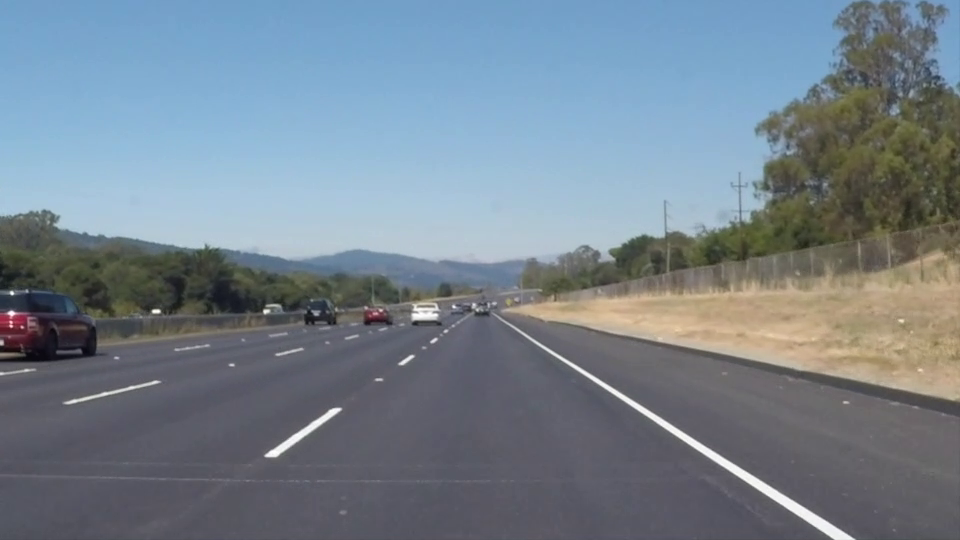
#> input picture frame 22 of OpenCV 06일차/실습/mov/solidWhiteRight.mp4, 960 x 540 px, given in place of challenge.mp4, which was not available
$ python opencv_52.py
#> lines starting #> are read from the running program, lines starting #| are printed output that depends on the picture; after the words box and inside, x2 and y2 are one past the last pixel; in counts of white or black regions, pixels touching at a corner belong together; pictures that were not available may be replaced by others from this repository, and a replacement may not be noted
# OpenCV 차선 인식
import cv2
import numpy as np

capture = cv2.VideoCapture('mov/challenge.mp4',)

if capture.isOpened() == False:
    print("동영상을 열수없습니다.")
    exit(1)

while True:
    ret, img_frame = capture.read()
#> img_frame is the input picture: shape (540, 960, 3); mean B, G, R 141.9, 130.7, 117.7

    capture_hsv = cv2.cvtColor(img_frame, cv2.COLOR_BGR2HSV)
#> capture_hsv: shape (540, 960, 3); mean H, S, V 94.9, 54.6, 147.7

    capture_gray = cv2.cvtColor(img_frame, cv2.COLOR_BGR2GRAY)
    capture_grays = cv2.cvtColor(capture_gray, cv2.COLOR_GRAY2BGR)

    img_hsv = cv2.cvtColor(img_frame, cv2.COLOR_BGR2HSV)
    img_h, img_S, img_v = cv2.split(img_hsv)
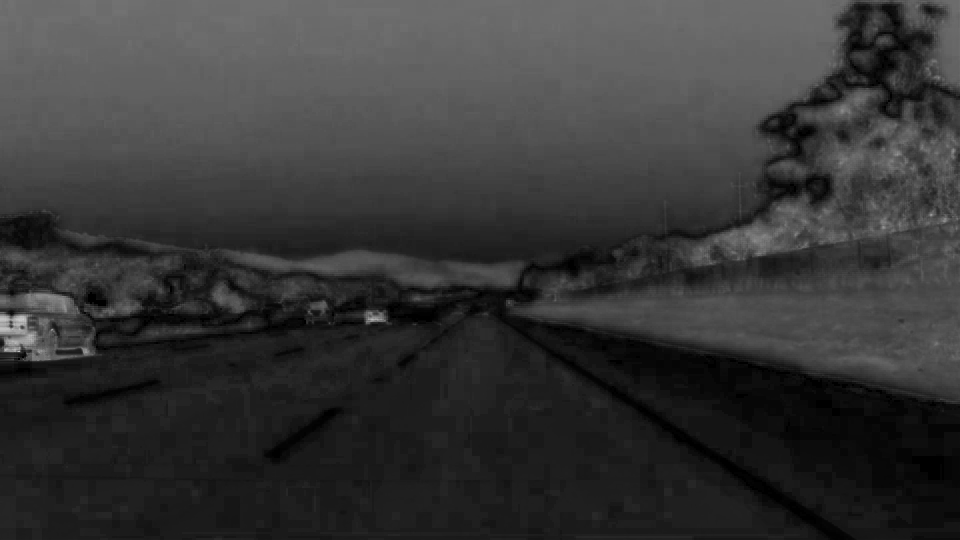
#> img_S: shape (540, 960); min 0, max 207, mean 54.6
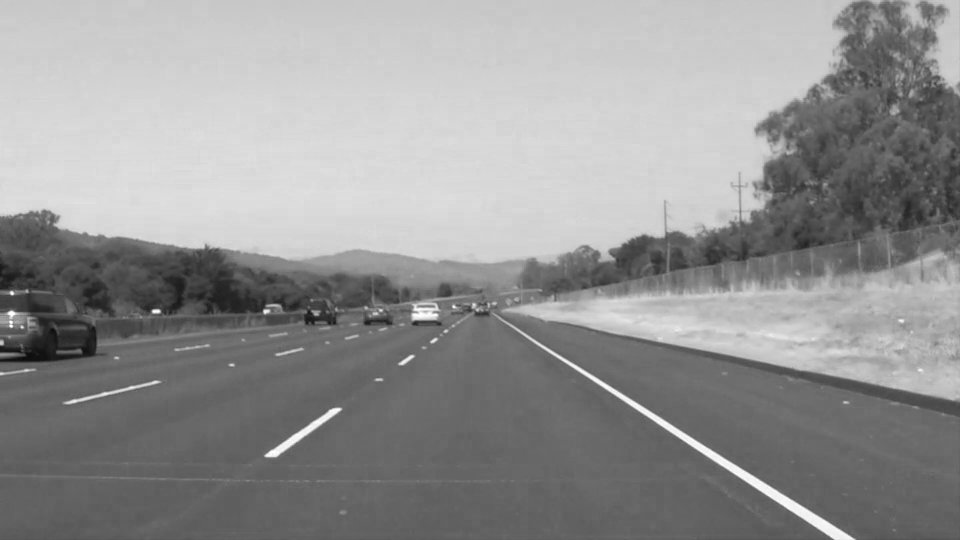
#> img_v: shape (540, 960); min 8, max 255, mean 147.7

    # HSV로 노랑색 정보를 좀 더 구체적으로 표시
    lower_yellow = (20, 125, 130)  # 자료형은 튜플형태로(H, S, V)
    upper_yellow = (40, 255, 255)  # 자료형은 튜플형태로(H, S, V)

    # HSV로 하얀색 정보를 좀 더 구체적으로 표시
    img_dst_w = np.copy(img_frame)

    bgr_threshold = [200, 200, 200]

    # BGR 제한 값보다 작으면 검은색으로
    thresholds = (img_frame[:, :, 0] < bgr_threshold[0]) \
                 | (img_frame[:, :, 1] < bgr_threshold[1]) \
                 | (img_frame[:, :, 2] < bgr_threshold[2])
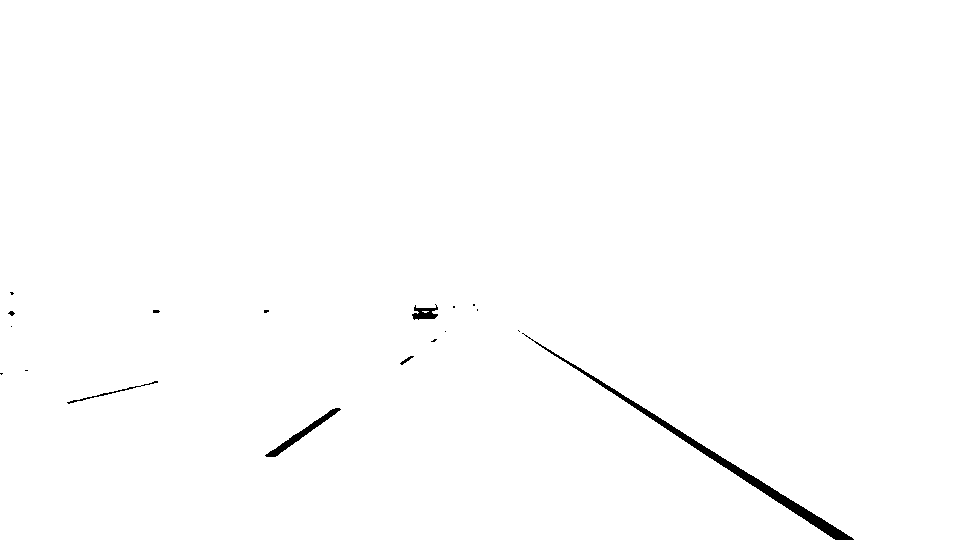
#> thresholds: shape (540, 960) bool; 99.3% white; 18 black regions (12 under 20 px), largest, box (x1, y1, x2, y2) and area: (522, 333, 854, 540) 2336, (265, 408, 341, 457) 524, (412, 304, 438, 320) 236, (67, 381, 158, 404) 148, (400, 356, 414, 365) 39, (8, 311, 15, 316) 21
    img_dst_w[thresholds] = [0, 0, 0]

    img_mask_y = cv2.inRange(img_hsv, lower_yellow, upper_yellow)  # 노랑색 정보 추출(특정 범위 안에 있는 행렬 원소 검출)
#> img_mask_y: shape (540, 960); every value is 0
    img_mask_ys = cv2.merge((img_mask_y, img_mask_y, img_mask_y))
#> img_mask_ys: shape (540, 960, 3); every value is 0
    img_dst_y = cv2.bitwise_and(img_frame, img_frame, mask=img_mask_y)  # AND 비트연산

    img_dst_yw = cv2.addWeighted(img_dst_y, 1.0, img_dst_w, 1.0, 0)

    ret1, mask = cv2.threshold(capture_grays, 170, 255, cv2.THRESH_BINARY)
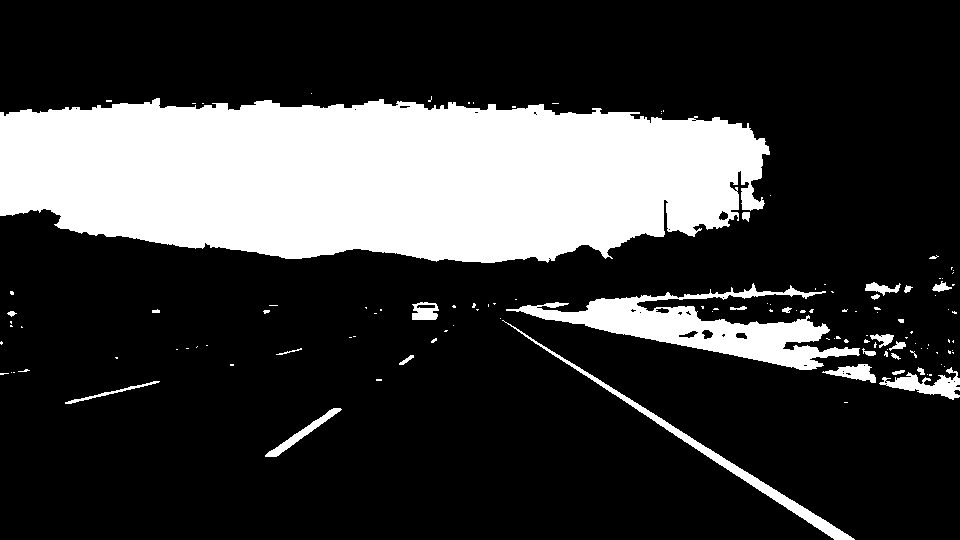
#> mask: shape (540, 960, 3); 23% white; 125 white regions (97 under 20 px), largest, box (x1, y1, x2, y2) and area: (0, 98, 770, 263) 101874, (506, 283, 860, 370) 10098, (502, 320, 855, 540) 2656

    cont = cv2.hconcat([img_frame, capture_grays, mask])
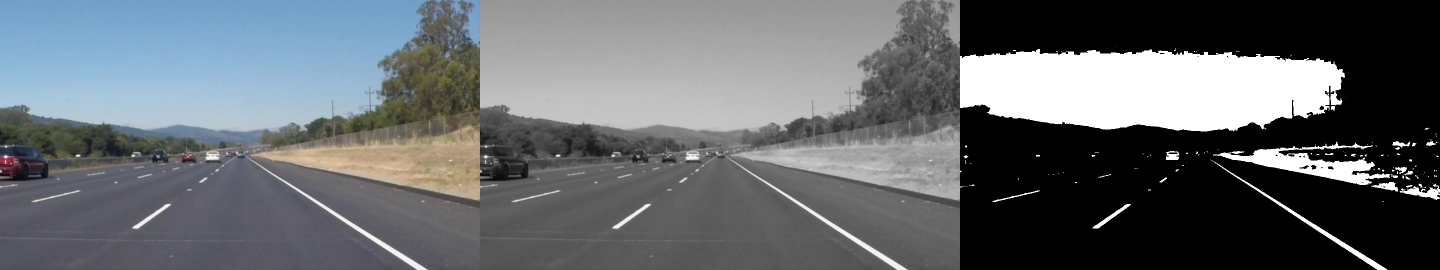
#> cont: shape (540, 2880, 3) (shown at 1/2 size); mean B, G, R 109.5, 105.8, 101.4
    cont1 = cv2.hconcat([img_dst_y, img_dst_w, img_dst_yw])
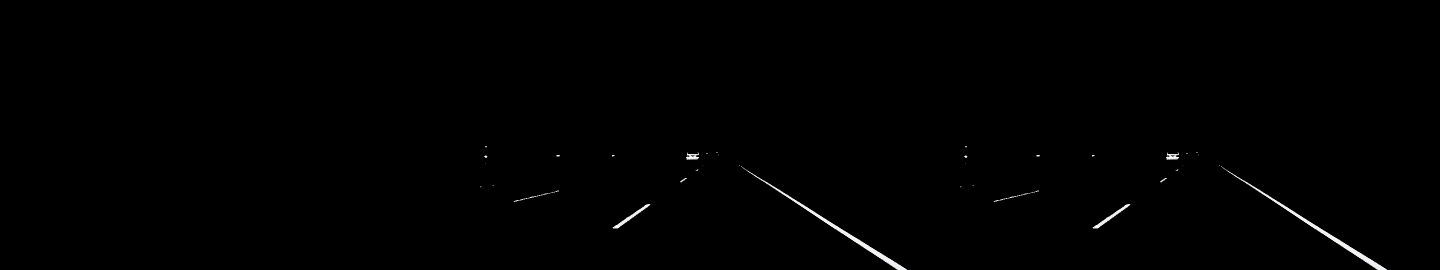
#> cont1: shape (540, 2880, 3) (shown at 1/2 size); mean B, G, R 1, 1, 1
    cont2 = cv2.vconcat([cont, cont1])

    img_frame = cv2.pyrDown(cont2)
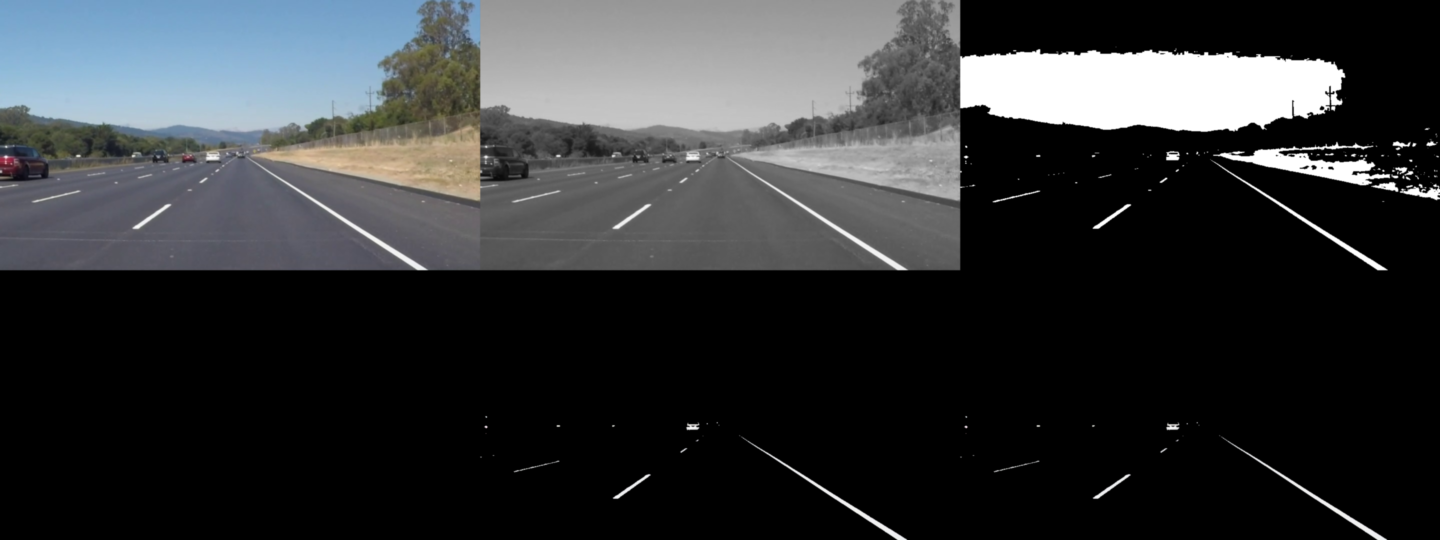
#> img_frame: shape (540, 1440, 3); mean B, G, R 55.3, 53.5, 51.3
    cv2.imshow('Video', img_frame)

    # 동영상이 끝나면 재생되는 프레임의 위치를 0으로 다시 지정
    if capture.get(cv2.CAP_PROP_POS_FRAMES) == capture.get(cv2.CAP_PROP_FRAME_COUNT):
        capture.set(cv2.CAP_PROP_POS_FRAMES, 0)

    key = cv2.waitKey(10)
#> (key Esc is pressed here)
    if key == 27:  # ESC 키
        break

capture.release()
cv2.destroyAllWindows()

$ run again, starting later in the video
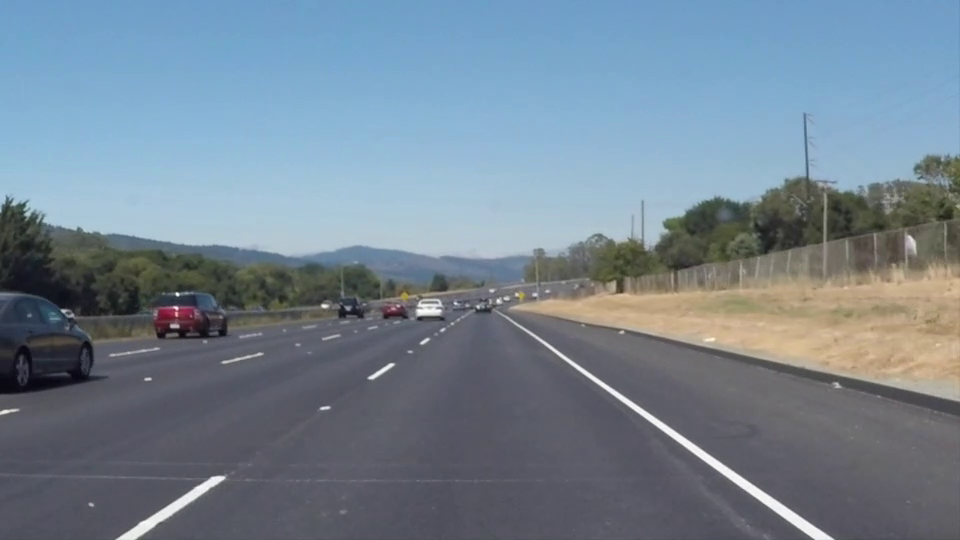
#> input picture frame 99 of OpenCV 06일차/실습/mov/solidWhiteRight.mp4, 960 x 540 px, given in place of challenge.mp4, which was not available
#> img_frame is the input picture: shape (540, 960, 3); mean B, G, R 146, 132.3, 116.7
#> capture_hsv: shape (540, 960, 3); mean H, S, V 97.5, 57, 150.6
#> `thresholds = (img_frame[:, :, 0] < bgr_threshold[0]) \ | (img_frame[:,..`:
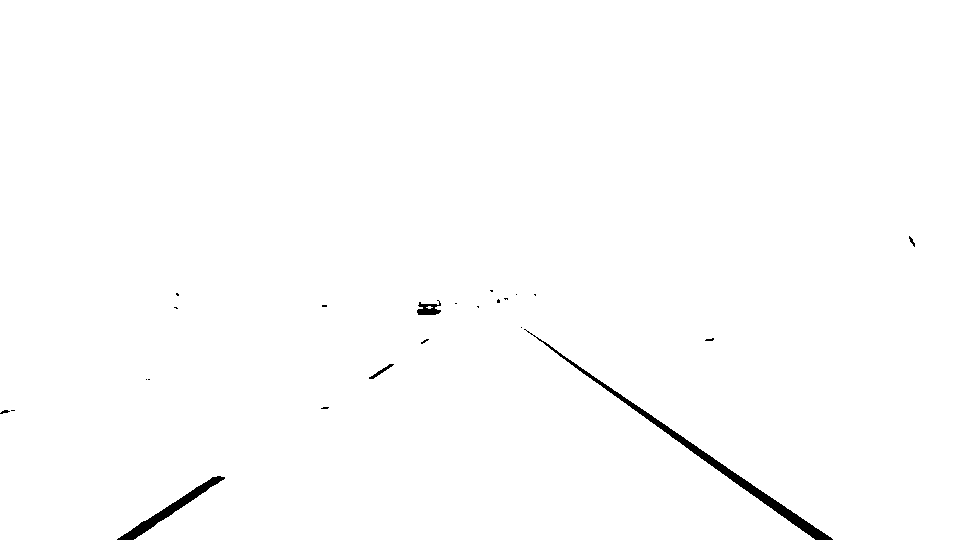
#> thresholds: shape (540, 960) bool; 99.3% white; 23 black regions (17 under 20 px), largest, box (x1, y1, x2, y2) and area: (524, 329, 833, 540) 2214, (117, 476, 225, 540) 989, (417, 300, 441, 315) 211, (369, 364, 394, 379) 82, (909, 236, 915, 247) 26, (0, 410, 10, 414) 22
#> img_mask_y: shape (540, 960); 0.01% white in thin lines or dots, all inside (x1, y1, x2, y2) = (403, 292, 524, 300)
#> mask: shape (540, 960, 3); 23.2% white; 107 white regions (83 under 20 px), largest, box (x1, y1, x2, y2) and area: (0, 106, 805, 259) 94617, (511, 291, 960, 400) 13950, (808, 136, 959, 191) 4673
#> `img_frame = cv2.pyrDown(cont2)`:
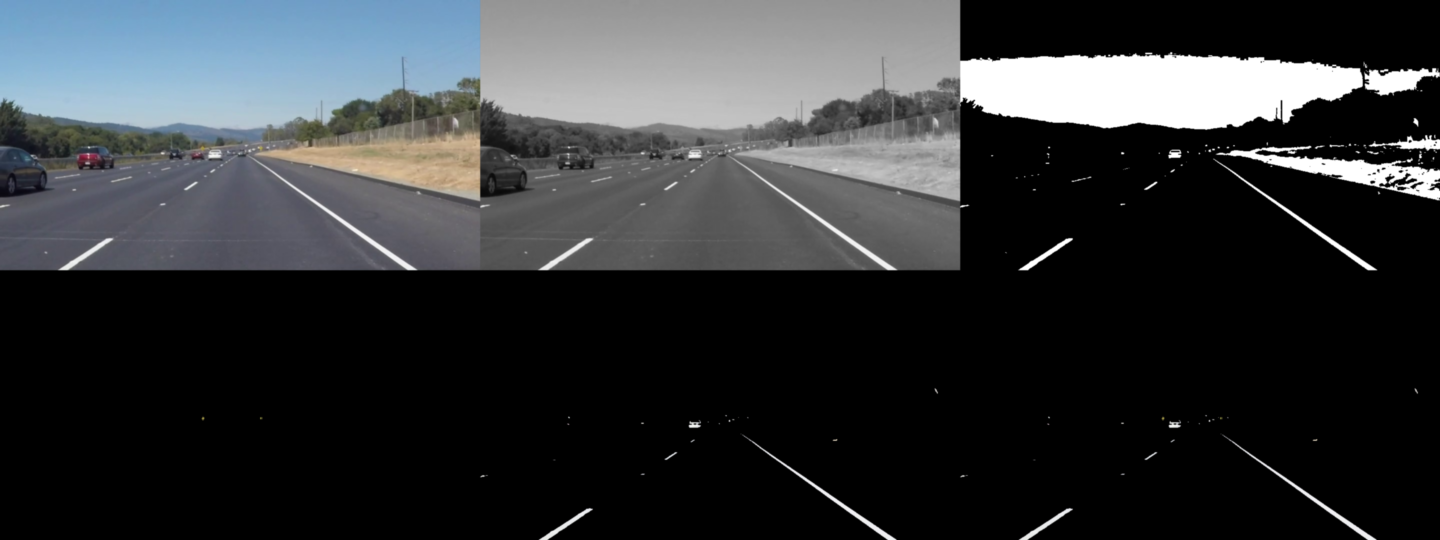
#> img_frame: shape (540, 1440, 3); mean B, G, R 56.3, 54, 51.4

$ run again, starting later in the video
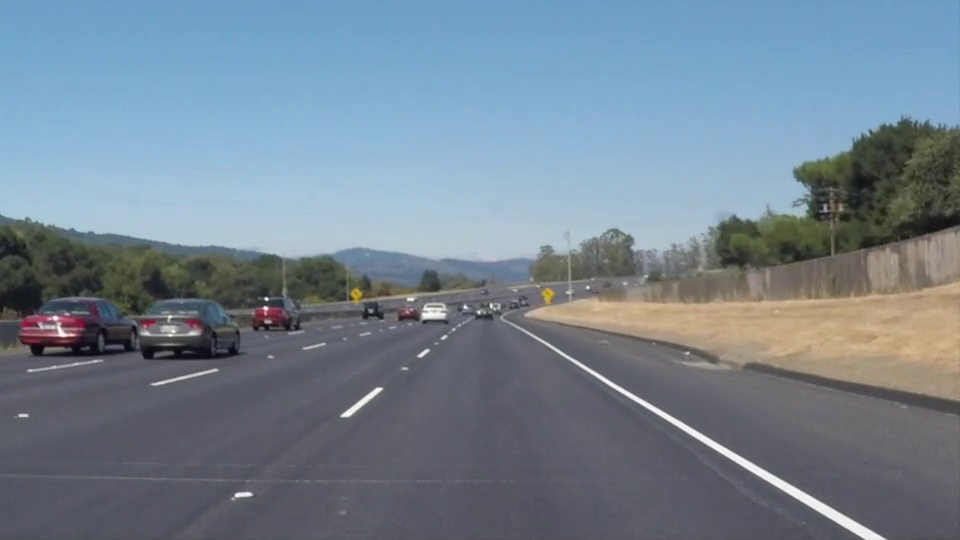
#> input picture frame 176 of OpenCV 06일차/실습/mov/solidWhiteRight.mp4, 960 x 540 px, given in place of challenge.mp4, which was not available
#> img_frame is the input picture: shape (540, 960, 3); mean B, G, R 145.2, 131.6, 116.5
#> capture_hsv: shape (540, 960, 3); mean H, S, V 97, 56.8, 150.1
#> `thresholds = (img_frame[:, :, 0] < bgr_threshold[0]) \ | (img_frame[:,..`:
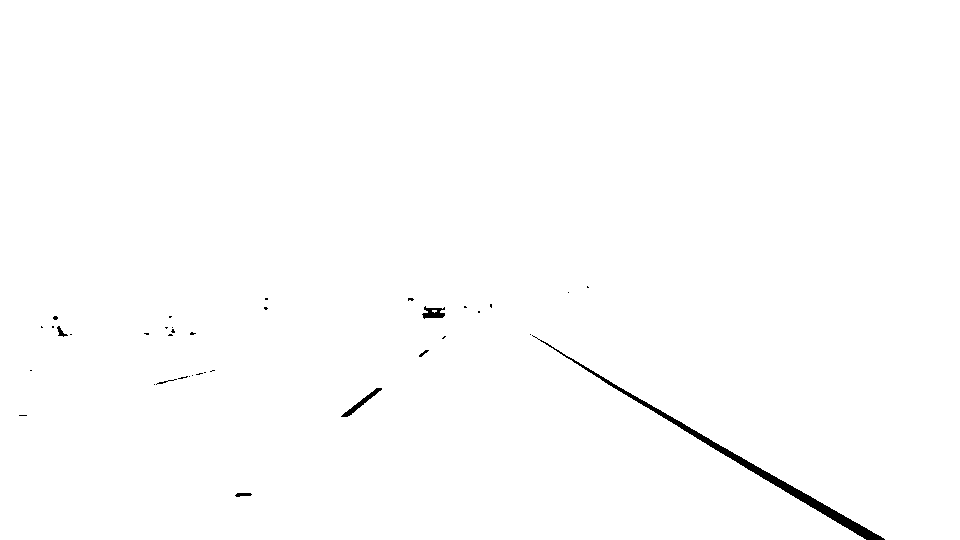
#> thresholds: shape (540, 960) bool; 99.4% white; 37 black regions (30 under 20 px), largest, box (x1, y1, x2, y2) and area: (532, 335, 885, 540) 2264, (341, 388, 382, 417) 217, (422, 306, 445, 319) 182
#> img_mask_y: shape (540, 960); 0.04% white; 6 white regions (4 under 20 px), largest, box (x1, y1, x2, y2) and area: (352, 288, 362, 302) 93, (544, 290, 554, 304) 90
#> mask: shape (540, 960, 3); 21.4% white; 96 white regions (73 under 20 px), largest, box (x1, y1, x2, y2) and area: (0, 108, 848, 261) 97298, (525, 300, 960, 360) 9200, (514, 325, 886, 540) 2604
#> `img_frame = cv2.pyrDown(cont2)`:
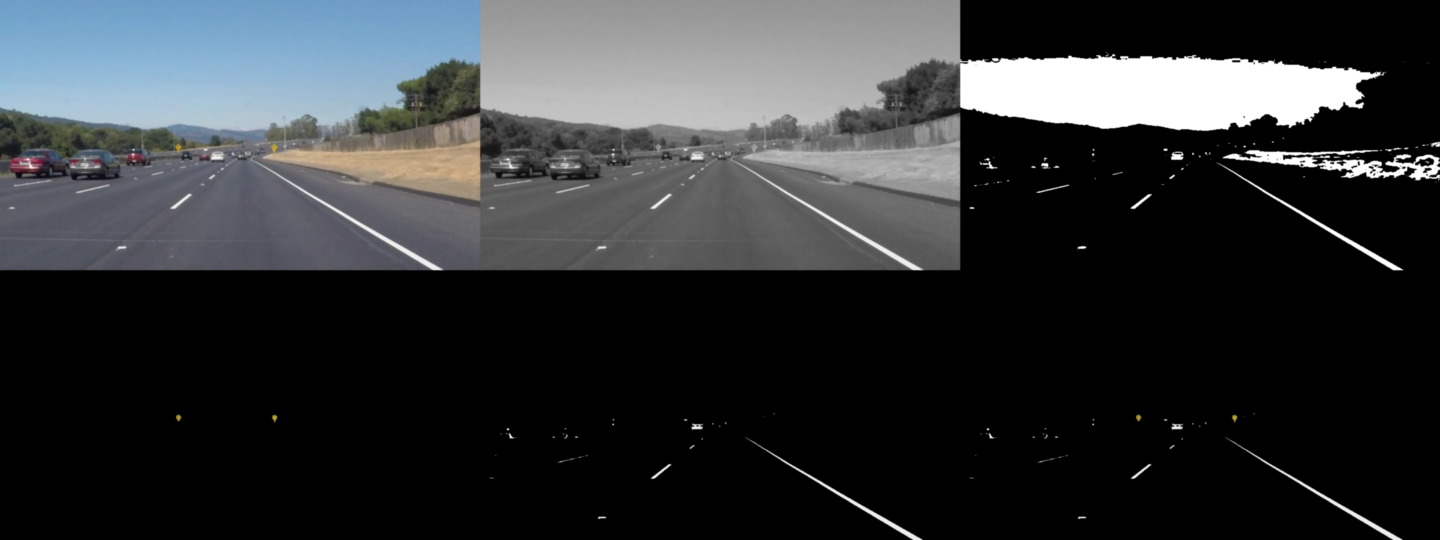
#> img_frame: shape (540, 1440, 3); mean B, G, R 55.3, 53, 50.5
